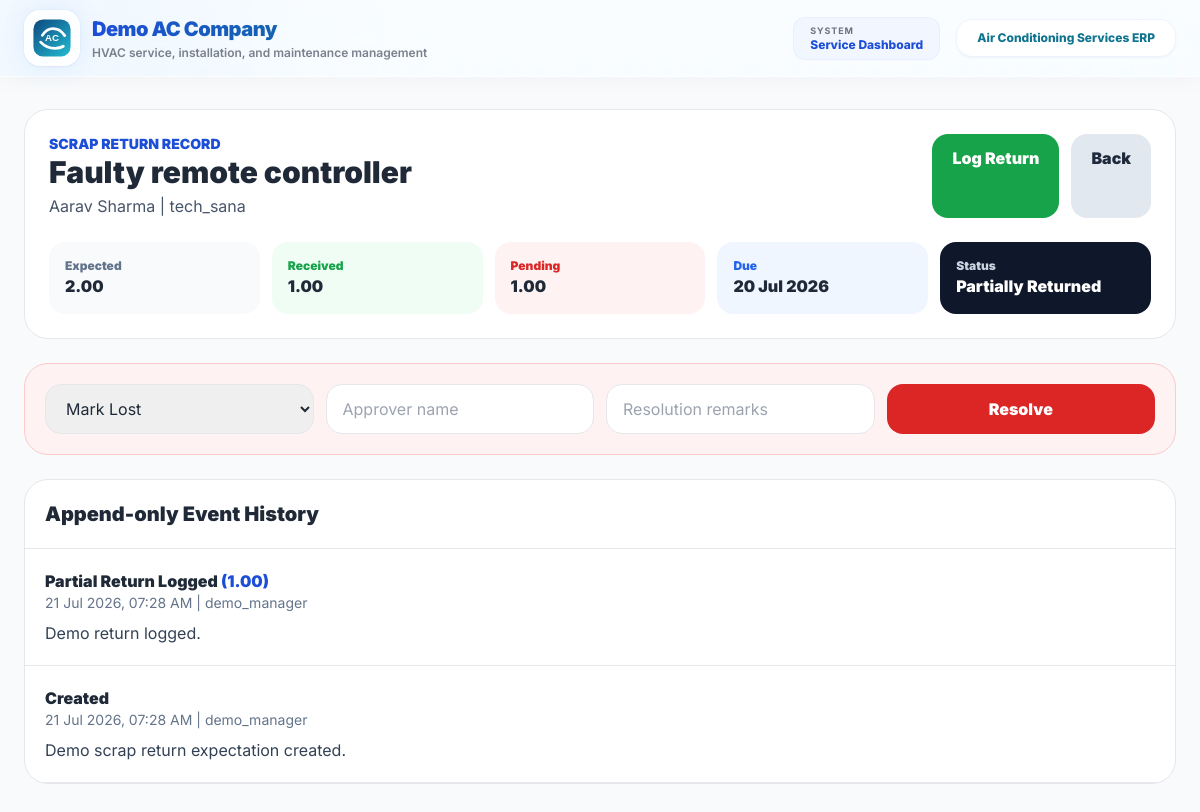
The page /store/scrap-returns/detail/2/ (signed in) on the database its author committed.
### store/models.py (models this page shows, shortened)
class ScrapReturnRecord(models.Model):
    CONDITION_CHOICES = (
        ("SCRAP", "Scrap"),
        ("REUSABLE", "Reusable"),
        ("DAMAGED", "Damaged"),
        ("LOST", "Lost"),
    )
    STATUS_CHOICES = (
        ("PENDING", "Pending"),
        ("PARTIALLY_RETURNED", "Partially Returned"),
        ("RETURNED", "Returned"),
        ("LOST", "Lost"),
        ("WAIVED", "Waived"),
        ("DEDUCTED", "Deducted From Technician"),
        ("APPROVED_LOSS", "Approved Loss"),
    )
    material_issue = models.ForeignKey("material_issue.MaterialIssue", on_delete=models.SET_NULL, blank=True, null=True, related_name="scrap_return_records")
    customer = models.ForeignKey("customers.Customer", on_delete=models.SET_NULL, blank=True, null=True, related_name="scrap_return_records")
    project = models.ForeignKey(CustomerProject, on_delete=models.SET_NULL, blank=True, null=True, related_name="scrap_return_records")
    project_reference = models.CharField(max_length=220, blank=True, null=True)
    complaint_or_job_reference = models.CharField(max_length=220, blank=True, null=True)
    technician = models.ForeignKey(User, on_delete=models.SET_NULL, blank=True, null=True, related_name="scrap_return_records")
    item_name = models.CharField(max_length=220)
    quantity_expected = models.DecimalField(max_digits=12, decimal_places=2)
    quantity_received = models.DecimalField(max_digits=12, decimal_places=2, default=0)
    condition = models.CharField(max_length=20, choices=CONDITION_CHOICES, default="SCRAP")
    approx_value = models.DecimalField(max_digits=12, decimal_places=2, default=0)
    due_return_date = models.DateField()
    status = models.CharField(max_length=30, choices=STATUS_CHOICES, default="PENDING")
    remarks = models.TextField(blank=True, null=True)
    approved_by = models.ForeignKey(User, on_delete=models.SET_NULL, blank=True, null=True, related_name="approved_scrap_return_records")
    created_by = models.ForeignKey(User, on_delete=models.SET_NULL, blank=True, null=True, related_name="created_scrap_return_records")
    created_at = models.DateTimeField(auto_now_add=True)
    updated_at = models.DateTimeField(auto_now=True)
    class Meta:
        ordering = ["-due_return_date", "-id"]
    @property
    def quantity_pending(self):
        pending = self.quantity_expected - self.quantity_received
        return pending if pending > 0 else Decimal("0.00")
    @property
    def is_overdue(self):
        from django.utils import timezone
        return self.due_return_date < timezone.localdate() and self.status in {"PENDING", "PARTIALLY_RETURNED"}

class ScrapReturnEvent(models.Model):
    EVENT_CHOICES = (
        ("CREATED", "Created"),
        ("PARTIAL_RETURN_LOGGED", "Partial Return Logged"),
        ("FULLY_RETURNED", "Fully Returned"),
        ("MARKED_LOST", "Marked Lost"),
        ("MARKED_WAIVED", "Marked Waived"),
        ("DEDUCTED_FROM_TECHNICIAN", "Deducted From Technician"),
        ("APPROVED_LOSS", "Approved Loss"),
        ("REMARK_ADDED", "Remark Added"),
    )
    scrap_return_record = models.ForeignKey(ScrapReturnRecord, on_delete=models.CASCADE, related_name="events")
    event_type = models.CharField(max_length=40, choices=EVENT_CHOICES)
    quantity_logged = models.DecimalField(max_digits=12, decimal_places=2, blank=True, null=True)
    photo = models.ImageField(upload_to="scrap_return_photos/", blank=True, null=True)
    remarks = models.TextField(blank=True, null=True)
    logged_by = models.ForeignKey(User, on_delete=models.SET_NULL, blank=True, null=True, related_name="scrap_return_events")
    timestamp = models.DateTimeField(auto_now_add=True)
    class Meta:
        ordering = ["-timestamp"]

### customers/models.py (models this page shows, shortened)
class Customer(models.Model):
    CUSTOMER_CATEGORY_CHOICES = (
        ("GENERAL", "General Customer"),
        ("WARRANTY", "Warranty Customer"),
        ("AMC", "AMC Customer"),
    )
    customer_id = models.CharField(max_length=20, unique=True, blank=True)
    customer_category = models.CharField(
        max_length=20,
        choices=CUSTOMER_CATEGORY_CHOICES,
        default="GENERAL"
    )
    customer_name = models.CharField(max_length=200)
    company_name = models.CharField(max_length=200, blank=True, null=True)
    phone_number = models.CharField(max_length=15)
    whatsapp_number = models.CharField(max_length=15, blank=True, null=True)
    email = models.EmailField(blank=True, null=True)
    gst_number = models.CharField(max_length=30, blank=True, null=True)
    address = models.TextField(blank=True, null=True)
    landmark = models.CharField(max_length=200, blank=True, null=True)
    city = models.CharField(max_length=100, blank=True, null=True)
    state = models.CharField(max_length=100, blank=True, null=True)
    pincode = models.CharField(max_length=10, blank=True, null=True)
    remarks = models.TextField(blank=True, null=True)
    warranty_start_date = models.DateField(blank=True, null=True)
    warranty_end_date = models.DateField(blank=True, null=True)
    amc_start_date = models.DateField(blank=True, null=True)
    amc_end_date = models.DateField(blank=True, null=True)
    is_active = models.BooleanField(default=True)
    created_by = models.ForeignKey(
        User,
        on_delete=models.SET_NULL,
        blank=True,
        null=True,
        related_name="created_customers"
    )
    created_at = models.DateTimeField(auto_now_add=True)
    updated_at = models.DateTimeField(auto_now=True)
    class Meta:
        ordering = ["-id"]

### store/views.py (the view)
# urls.py: path("scrap-returns/detail/<int:id>/", views.scrap_return_detail, name="scrap_return_detail"),
@login_required
def scrap_return_detail(request, id):
    record = get_object_or_404(ScrapReturnRecord.objects.select_related("customer", "project", "technician", "approved_by", "created_by"), id=id)
    if not user_can_manage_scrap(request) and record.technician_id != request.user.id:
        messages.error(request, "You can only view your own scrap return records.")
        return redirect("scrap_return_list")
    return render(request, "scrap_return_detail.html", {"record": record, "events": record.events.select_related("logged_by"), "can_manage": user_can_manage_scrap(request), "can_resolve": user_is_owner_manager(request)})

### puriaccooling/context_processors.py (called while the page is built)
def branding(request):
    return {"BRAND": APP_BRANDING}

### store/views.py (called while the page is built)
def user_can_manage_scrap(request):
    role = getattr(getattr(request.user, "profile", None), "role", "")
    return request.user.is_superuser or request.user.is_staff or role in {"CEO", "MANAGER", "WAREHOUSE"}

def user_is_owner_manager(request):
    role = getattr(getattr(request.user, "profile", None), "role", "")
    return request.user.is_superuser or role in {"CEO", "MANAGER"}

### templates/scrap_return_detail.html (shortened to what this page needs)
{% extends 'base.html' %}
{% block content %}<div class="min-h-screen bg-slate-50 px-4 py-8"><div class="max-w-6xl mx-auto"><div class="bg-white rounded-3xl border p-6 mb-6"><div class="flex flex-col md:flex-row md:justify-between gap-4"><div><p class="text-sm font-black text-blue-700">SCRAP RETURN RECORD</p><h1 class="text-3xl font-black">{{ record.item_name }}</h1><p class="text-slate-600 mt-1">{{ record.customer.customer_name|default:record.project_reference }} | {{ record.technician.username|default:'No technician' }}</p></div><div class="flex flex-wrap gap-3">{% if can_manage and record.status != 'RETURNED' %}<a href="{% url 'log_scrap_return' record.id %}" class="bg-green-600 text-white rounded-2xl px-5 py-3 font-black">Log Return</a>{% endif %}<a href="{% url 'scrap_return_list' %}" class="bg-slate-200 text-slate-800 rounded-2xl px-5 py-3 font-black">Back</a></div></div><div class="grid grid-cols-2 md:grid-cols-5 gap-3 mt-6"><div class="bg-slate-50 rounded-2xl p-4"><p class="text-xs font-black text-slate-500">Expected</p><p class="font-black">{{ record.quantity_expected }}</p></div><div class="bg-green-50 rounded-2xl p-4"><p class="text-xs font-black text-green-600">Received</p><p class="font-black">{{ record.quantity_received }}</p></div><div class="bg-red-50 rounded-2xl p-4"><p class="text-xs font-black text-red-600">Pending</p><p class="font-black">{{ record.quantity_pending }}</p></div><div class="bg-blue-50 rounded-2xl p-4"><p class="text-xs font-black text-blue-600">Due</p><p class="font-black">{{ record.due_return_date|date:'d M Y' }}</p></div><div class="bg-slate-900 text-white rounded-2xl p-4"><p class="text-xs font-black text-slate-300">Status</p><p class="font-black">{{ record.get_status_display }}</p></div></div></div>{% if can_resolve and record.is_overdue %}<form method="post" action="{% url 'resolve_scrap_return' record.id %}" class="bg-red-50 border border-red-200 rounded-3xl p-5 mb-6 grid grid-cols-1 md:grid-cols-4 gap-3">{% csrf_token %}<select name="resolution" class="border rounded-2xl px-4 py-3"><option value="LOST">Mark Lost</option><option value="WAIVED">Waive</option><option value="DEDUCTED">Deduct From Technician</option><option value="APPROVED_LOSS">Approve Loss</option></select><input name="approved_by" required placeholder="Approver name" class="border rounded-2xl px-4 py-3"><input name="remarks" placeholder="Resolution remarks" class="border rounded-2xl px-4 py-3"><button class="bg-red-600 text-white rounded-2xl px-4 py-3 font-black">Resolve</button></form>{% endif %}<div class="bg-white rounded-3xl border overflow-hidden"><div class="p-5 border-b"><h2 class="text-xl font-black">Append-only Event History</h2></div>{% for event in events %}<div class="p-5 border-b"><p class="font-black">{{ event.get_event_type_display }} {% if event.quantity_logged %}<span class="text-blue-700">({{ event.quantity_logged }})</span>{% endif %}</p><p class="text-sm text-slate-500">{{ event.timestamp|date:'d M Y, h:i A' }} | {{ event.logged_by.username|default:'-' }}</p><p class="mt-2 text-slate-700">{{ event.remarks|default:'No remarks' }}</p>{% if event.photo %}<a href="{{ event.photo.url }}" class="text-blue-700 font-bold">View Photo</a>{% endif %}</div>{% empty %}<p class="p-6 text-slate-500 font-bold">No events yet.</p>{% endfor %}</div></div></div>{% endblock %}

### templates/base.html (style rules this page uses)
body { font-family: 'Inter', sans-serif; scroll-behavior: smooth; }
.soft-grid { background-image: linear-gradient(rgba(59, 130, 246, 0.08) 1px, transparent 1px), linear-gradient(90deg, rgba(59, 130, 246, 0.08) 1px, transparent 1px); background-size: 42px 42px; }

### rows shown on the page
ScrapReturnRecord: item_name "Faulty remote controller", customer.customer_name "Aarav Sharma", technician.username "tech_sana", quantity_expected "2.00", quantity_received "1.00", quantity_pending "1.00", due_return_date "20 Jul 2026", status "Partially Returned"
ScrapReturnEvent: event_type "Partial Return Logged", quantity_logged "1.00", timestamp "21 Jul 2026, 07:28 AM", logged_by.username "demo_manager", remarks "Demo return logged."
ScrapReturnEvent: event_type "Created", timestamp "21 Jul 2026, 07:28 AM", logged_by.username "demo_manager", remarks "Demo scrap return expectation created."

### other values the page prints
{{ BRAND.TAGLINE }} "HVAC service, installation, and maintenance management"
{{ BRAND.APP_NAME }} "Air Conditioning Services ERP"
